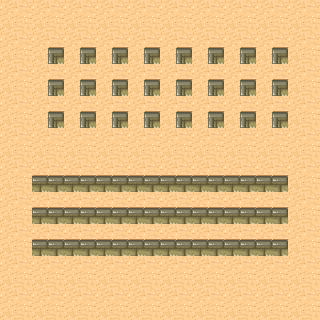

The image is a tile-based game level rendered from a .tmx file. Its description and source (layers, tilesets, objects; grid data summarised) follow:
An orthogonal 10x10 tile map with 32x32 px tiles, 3 tile layers (Tile Layer 1, Tile Layer 2, Tile Layer 3).

<map version="1.2" tiledversion="1.2.5" orientation="orthogonal" renderorder="right-down" width="10" height="10" tilewidth="32" tileheight="32" infinite="0" nextlayerid="4" nextobjectid="1">
 <tileset firstgid="1" name="tileset" tilewidth="32" tileheight="32" spacing="1" margin="1" tilecount="48" columns="8">
  <image source="./tmw_desert_spacing.png" width="265" height="199" />
  <tile id="0">
   <animation>
    <frame tileid="37" duration="200" />
    <frame tileid="39" duration="200" />
   </animation>
  </tile>
  <tile id="1">
   <animation>
    <frame tileid="46" duration="200" />
    <frame tileid="47" duration="200" />
   </animation>
  </tile>
 </tileset>
 <layer id="1" name="Tile Layer 1" width="10" height="10">
  <data>[100 cells, 100 non-empty, 1 distinct tile ids]</data>
 </layer>
 <layer id="2" name="Tile Layer 2" width="10" height="10">
  <data>[100 cells, 24 non-empty, 1 distinct tile ids]</data>
 </layer>
 <layer id="3" name="Tile Layer 3" width="10" height="10">
  <data>[100 cells, 24 non-empty, 1 distinct tile ids]</data>
 </layer>
</map>